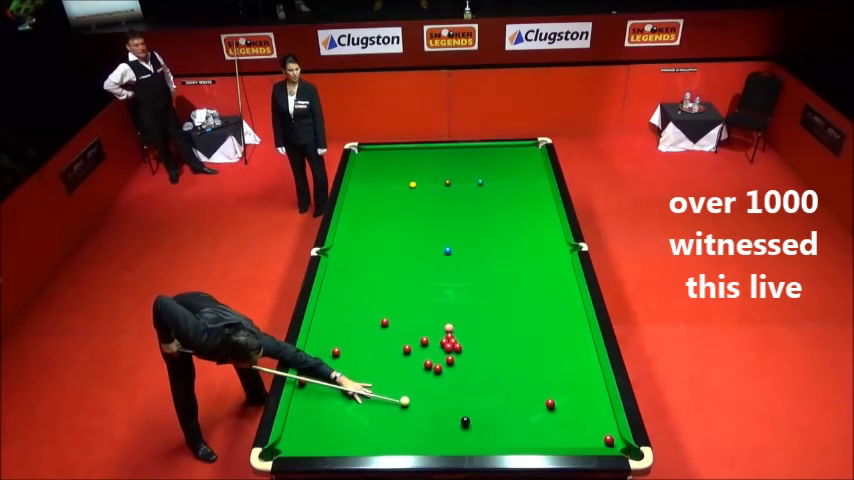
#> input picture snooker_vision_project/dataset/captures/capture-1.tiff, 854 x 480 px
$ python -i find_roi.py   (imports and definitions only)   (older library calls are emulated)
#> lines starting #> are read from the running program, lines starting #| are printed output that depends on the picture; after the words box and inside, x2 and y2 are one past the last pixel; in counts of white or black regions, pixels touching at a corner belong together
#> further down, picture is the input picture: shape (480, 854, 3); mean B, G, R 33.4, 74.8, 107.9
import cv2
import numpy as np
from glob import glob

class Snooker:
    def __init__(self):
        self.roi = None

    def max_area_contour(self):
        maximum_area = 0
        select = None
        for cnt in self.contours:
            area =  cv2.contourArea(cnt)
            if area  > maximum_area:
                maximum_area = area
                select = cnt
        return select

    def findROI(self,img):
            lower = np.array([52,0,61])
            higher = np.array([80,255,255])
            hsv = cv2.cvtColor(img,cv2.COLOR_BGR2HSV)
#> hsv: shape (480, 854, 3); mean H, S, V 41.8, 205.9, 147.1
            mask = cv2.inRange(hsv,lower,higher)
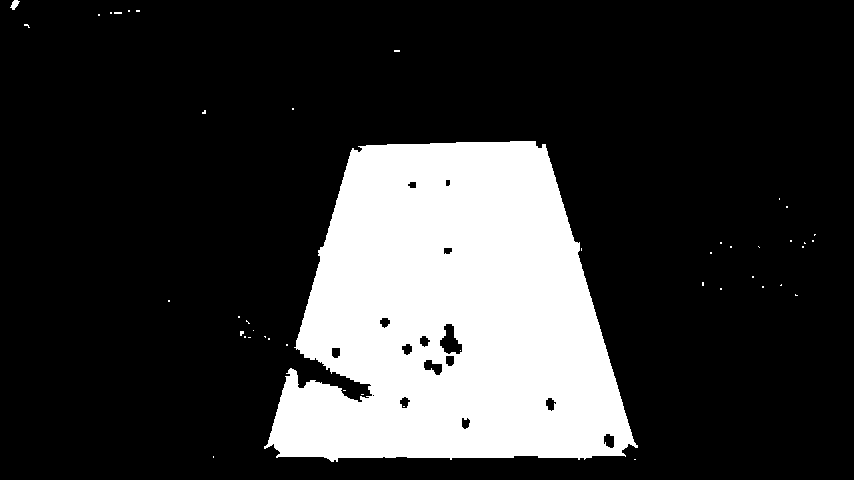
#> mask: shape (480, 854); 21.1% white; 45 white regions (43 under 20 px)
            _, self.contours,_ = cv2.findContours(mask, cv2.RETR_TREE, cv2.CHAIN_APPROX_SIMPLE)
#> self.contours = 60 contours, 44 with area under 20; largest, box (x1, y1, x2, y2) and area: (264, 141, 638, 462) 86745, (439, 323, 463, 355) 438, (423, 359, 443, 376) 192, (603, 433, 615, 449) 132, (545, 397, 557, 412) 103
            if self.contours is not(None):
                select = self.max_area_contour()
#> the loop in max_area_contour, `for cnt in self.contours:` made 60 passes
#> (area, maximum_area) on pass 33: (86745, 86745)
#> area on passes 34, 35, 36, 37, 40, 41: 132.5, 81.5, 103, 88.5, 192, 88.5
#> after the loop in max_area_contour, `for cnt in self.contours:`: maximum_area = 86745; select = contour of 612 points, box (x1, y1, x2, y2) (264, 141, 638, 462), area 86745
                if select is not None:
                    (x,y,w,h) = cv2.boundingRect(select)
#> x = 264; y = 141; w = 374; h = 321
                    self.roi = hsv[y-5:y+h,x:x+w]
#> self.roi: shape (326, 374, 3); mean H, S, V 54.2, 228.6, 174.7
                    return  True, img[y-5:y+h,x:x+w]
            return False,None

    # [49 lines left out: functions findBalls, main, not called in this run]

# [2 lines not run here, left out]


>>> import cv2
>>> picture = cv2.imread('dataset/captures/capture-1.tiff')
>>> result = Snooker().findROI(picture)

$ run again, on snooker_vision_project/dataset/captures/capture-10.tiff
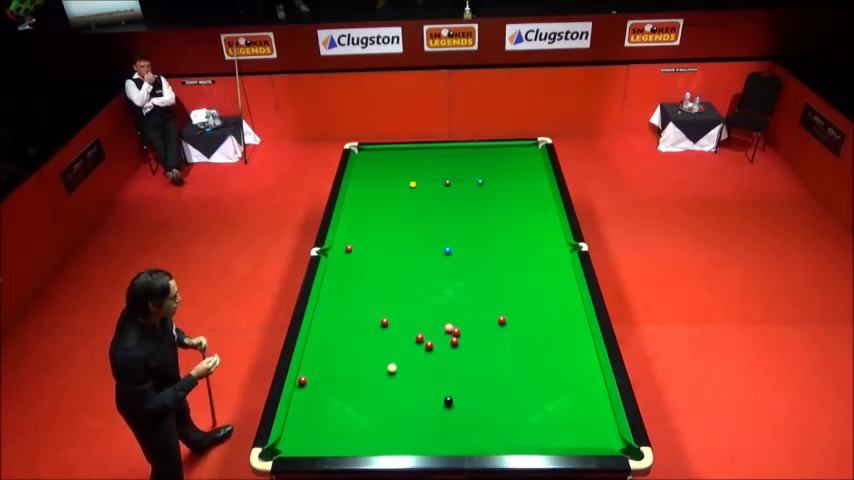
#> input picture snooker_vision_project/dataset/captures/capture-10.tiff, 854 x 480 px
#> picture is the input picture: shape (480, 854, 3); mean B, G, R 31.3, 74.2, 109.5
#> hsv: shape (480, 854, 3); mean H, S, V 40.5, 210.2, 149.9
#> in findROI, `mask = cv2.inRange(hsv,lower,higher)`:
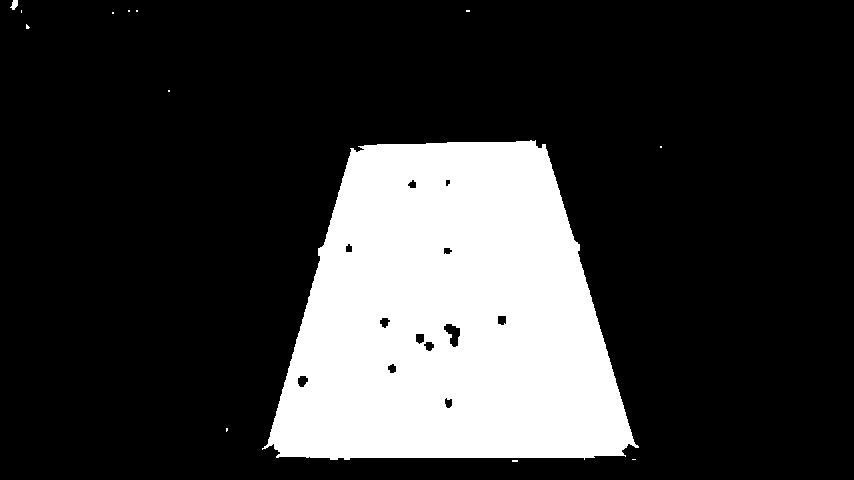
#> mask: shape (480, 854); 21.6% white; 13 white regions (11 under 20 px)
#> self.contours = 25 contours, 11 with area under 20; largest, box (x1, y1, x2, y2) and area: (262, 140, 639, 460) 88588, (443, 323, 461, 348) 246, (297, 375, 309, 388) 100, (415, 333, 425, 345) 84, (379, 317, 391, 329) 82
#> the loop in max_area_contour, `for cnt in self.contours:` made 25 passes
#> (area, maximum_area) on pass 5: (88587.5, 88587.5)
#> after the loop in max_area_contour, `for cnt in self.contours:`: maximum_area = 88587.5; select = contour of 469 points, box (x1, y1, x2, y2) (262, 140, 639, 460), area 88588
#> x = 262; y = 140; w = 377; h = 320
#> self.roi: shape (325, 377, 3); mean H, S, V 51.4, 235, 182.3

$ run again, on snooker_vision_project/dataset/captures/capture-2.tiff
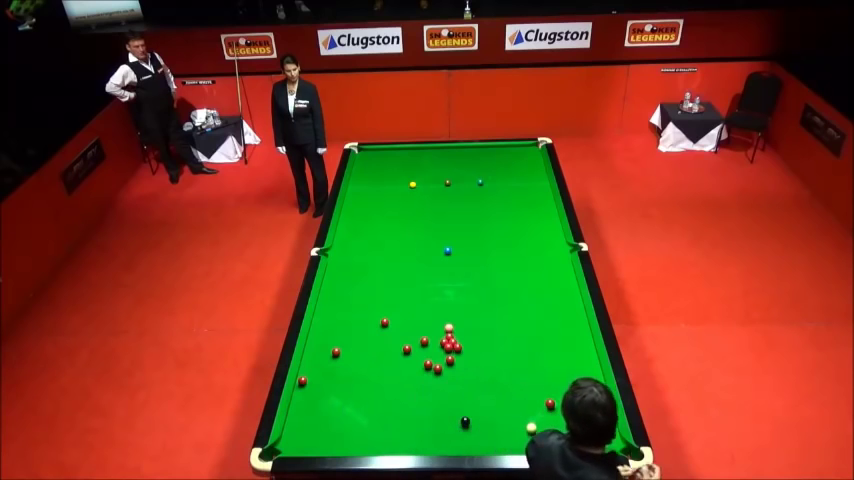
#> input picture snooker_vision_project/dataset/captures/capture-2.tiff, 854 x 480 px
#> picture is the input picture: shape (480, 854, 3); mean B, G, R 31.5, 73, 113.5
#> hsv: shape (480, 854, 3); mean H, S, V 39.2, 208.7, 151.4
#> in findROI, `mask = cv2.inRange(hsv,lower,higher)`:
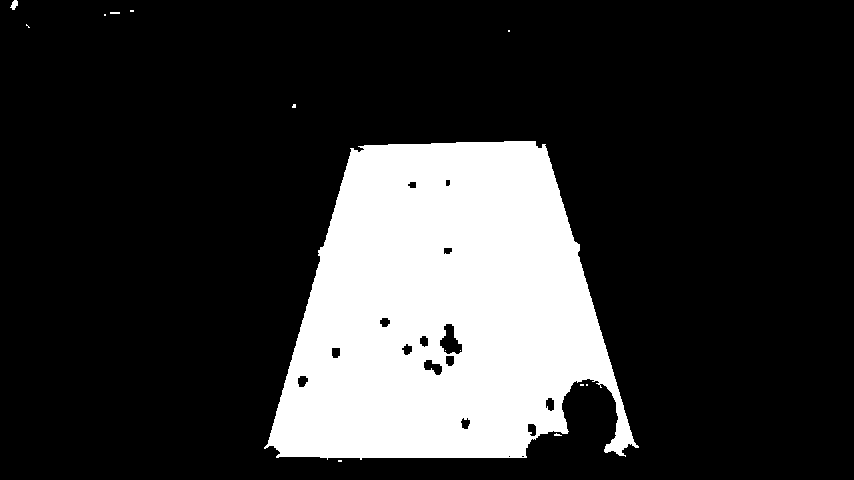
#> mask: shape (480, 854); 20.4% white; 14 white regions (11 under 20 px)
#> self.contours = 30 contours, 14 with area under 20; largest, box (x1, y1, x2, y2) and area: (264, 141, 639, 460) 83924, (439, 323, 463, 355) 438, (423, 359, 443, 376) 188, (545, 397, 555, 412) 103, (297, 375, 309, 388) 102
#> the loop in max_area_contour, `for cnt in self.contours:` made 30 passes
#> (area, maximum_area) on pass 5: (83924, 83924)
#> after the loop in max_area_contour, `for cnt in self.contours:`: maximum_area = 83924; select = contour of 592 points, box (x1, y1, x2, y2) (264, 141, 639, 460), area 83924
#> x = 264; y = 141; w = 375; h = 319
#> self.roi: shape (324, 375, 3); mean H, S, V 53.1, 227.4, 170.8

$ run again, on snooker_vision_project/dataset/captures/capture-3.tiff
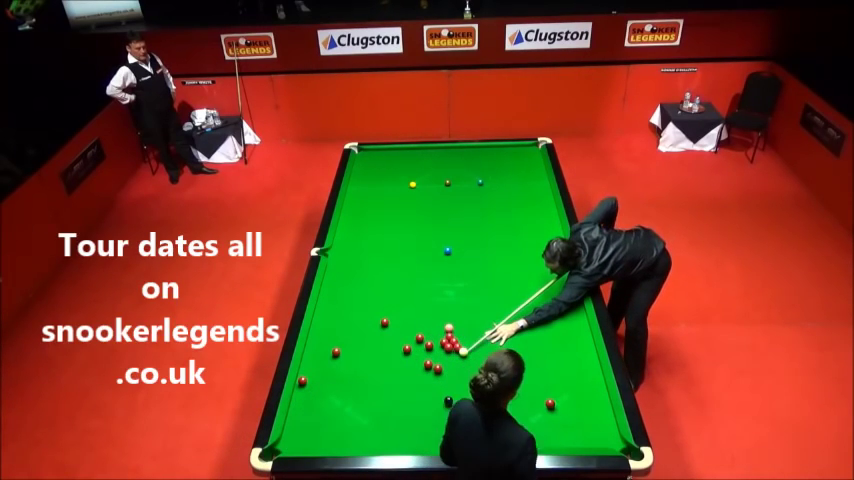
#> input picture snooker_vision_project/dataset/captures/capture-3.tiff, 854 x 480 px
#> picture is the input picture: shape (480, 854, 3); mean B, G, R 34.3, 73, 113.6
#> hsv: shape (480, 854, 3); mean H, S, V 41.3, 203.8, 149.3
#> in findROI, `mask = cv2.inRange(hsv,lower,higher)`:
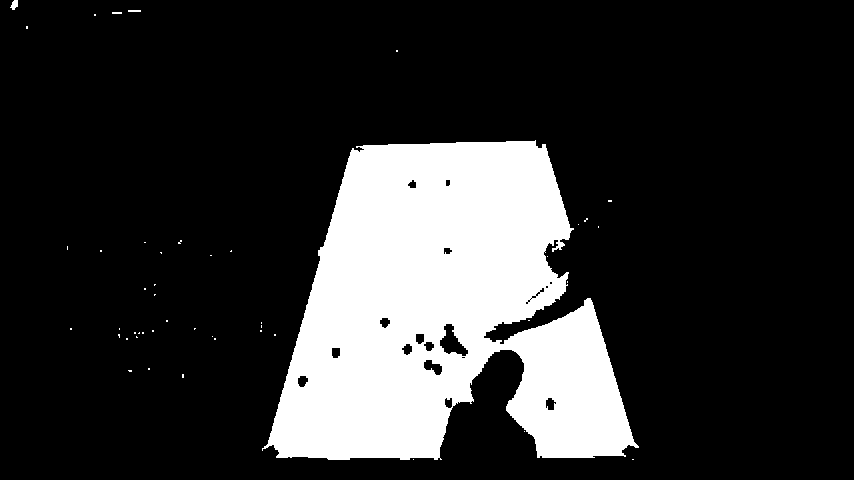
#> mask: shape (480, 854); 19.2% white; 47 white regions (43 under 20 px)
#> self.contours = 70 contours, 55 with area under 20; largest, box (x1, y1, x2, y2) and area: (262, 140, 639, 460) 78938, (439, 323, 469, 357) 498, (423, 359, 443, 376) 187, (545, 397, 557, 411) 106, (297, 375, 309, 388) 100
#> the loop in max_area_contour, `for cnt in self.contours:` made 70 passes
#> (area, maximum_area) on pass 41: (78938.5, 78938.5)
#> after the loop in max_area_contour, `for cnt in self.contours:`: maximum_area = 78938.5; select = contour of 848 points, box (x1, y1, x2, y2) (262, 140, 639, 460), area 78938
#> x = 262; y = 140; w = 377; h = 320
#> self.roi: shape (325, 377, 3); mean H, S, V 55, 217.9, 161.5
